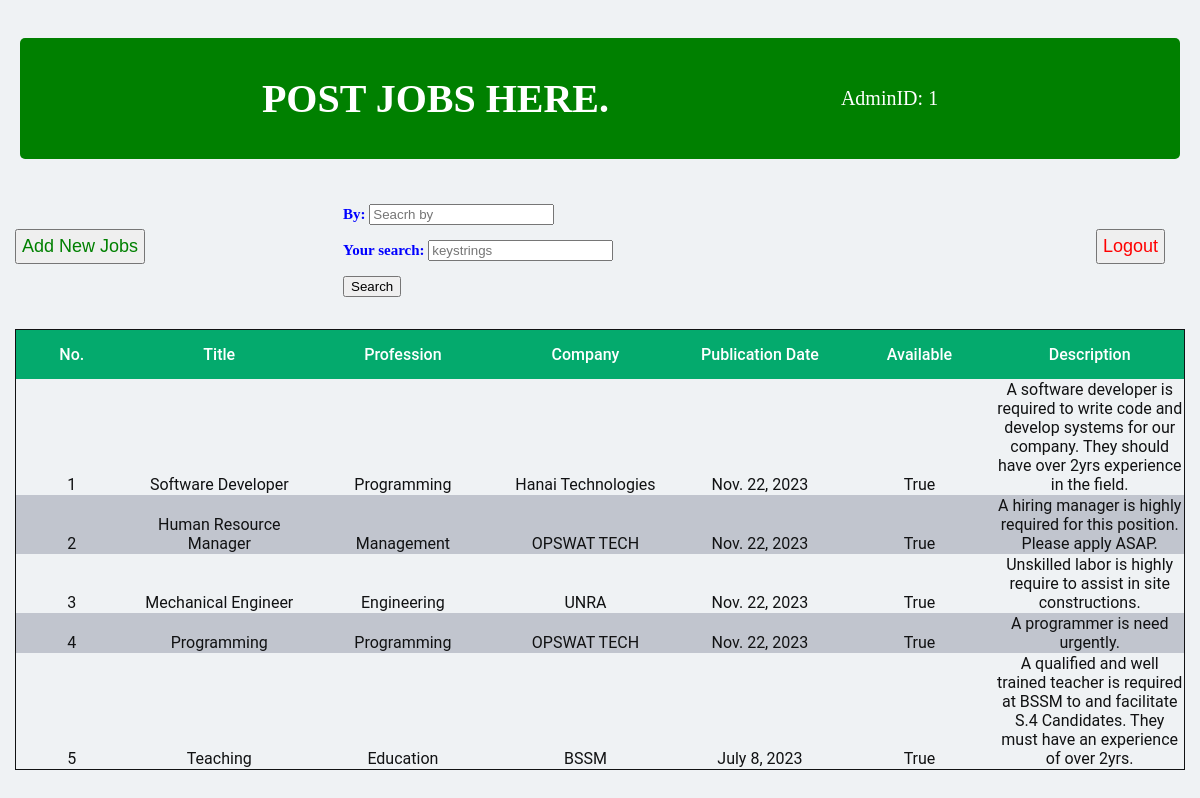
The page /employer_app/1/ on the database its author committed.
### homeapp/models.py (models this page shows, shortened)
class Jobs(models.Model):
    job_id               = models.AutoField( primary_key= True )
    job_title       = models.CharField( max_length= 200 )
    job_publication_date = models.DateField('publication date')
    job_subject_area     = models.CharField( max_length= 200)
    company   = models.CharField( max_length= 200 )
    job_description = models.TextField(max_length=2000)
    job_availability     = models.BooleanField( default=False )

### employer_app/views.py (the view, shortened to what this page needs)
# urls.py: path("<int:admin_id>/",find_job_view, name = "find book url"),
def find_job_view( request, admin_id ):
    query_set = Jobs.objects.all()
    form  = Search_form()
    context = {
        'form'    : form,
        'query_set' : query_set,
        "user": admin_id,
        "app" : "employer_app"
    }
    return HttpResponse( render( request, "searchEmployer.html" , context ))

### homeapp/forms.py (shortened to what this page needs)
class Search_form( Form ):
    by = forms.CharField(
        max_length = 50,
        required = True,
        widget= forms.TextInput(
            attrs= {
                "placeholder":"Seacrh by",
                "name"       :"By",
                "choice"     :choice
                }
            )
        )
    your_search = forms.CharField(
        required=True,
        widget=forms.TextInput(
            attrs={
                "placeholder":"keystrings"
                    }
                )
        )

### homeapp/templates/searchEmployer.html (shortened to what this page needs)
<html>
    <head>
        {% load static %}
    </head>
    <body>
        <div class="container1" >
            <div class="header">
                <div><h1>POST JOBS HERE.</h1></div>
                <div class="user"> AdminID: {{user}}</div>
            </div>
            <div class="form0">
                <button ><a href = "add_job/"><font color = "green" size = "4" >Add New Jobs</font></a></center></button>
                <div class="form">
                    <form action = "." method = "POST">
                        {{ form.as_p }}
                        <input type = "submit" value ="Search">
                </div>
                <button><a href = "{% url 'home_url' %}"><font color = "red" size = "4" >Logout</font></a><br></button>
            </div>
            <div class="table">
                <table>
                    <tr>
                        <th>No.</th>
                        <th>Title</th>
                        <th>Profession</th>
                        <th>Company</th>
                        <th>Publication Date</th>
                        <th>Available</th>
                        <th>Description</th>
                    <tr>
                    {% for job in query_set %}
                        <tr>
                        <td>{{ job.job_id }}</td>
                        <td>{{ job.job_title }}</td>
                        <td>{{ job.job_subject_area }}</td>
                        <td>{{ job.company }}</td>
                        <td>{{ job.job_publication_date }}</td>
                        <td>{{ job.job_availability }}</td>
                        <td>{{ job.job_description }}</td>
                        </tr>
                    {% endfor %}
                </table>
            </div>
            <div class="butt">
            </div>
        </div>
    </body>
</html>

### rows shown on the page
Jobs: job_id "1", job_title "Software Developer", job_subject_area "Programming", company "Hanai Technologies", job_publication_date "Nov. 22, 2023", job_availability "True", job_description "A software developer is required to write code and develop systems for our company. They should have over 2yrs experience in the field."
Jobs: job_id "2", job_title "Human Resource Manager", job_subject_area "Management", company "OPSWAT TECH", job_publication_date "Nov. 22, 2023", job_availability "True", job_description "A hiring manager is highly required for this position. Please apply ASAP."
Jobs: job_id "3", job_title "Mechanical Engineer", job_subject_area "Engineering", company "UNRA", job_publication_date "Nov. 22, 2023", job_availability "True", job_description "Unskilled labor is highly require to assist in site constructions."
Jobs: job_id "4", job_title "Programming", job_subject_area "Programming", company "OPSWAT TECH", job_publication_date "Nov. 22, 2023", job_availability "True", job_description "A programmer is need urgently."
Jobs: job_id "5", job_title "Teaching", job_subject_area "Education", company "BSSM", job_publication_date "July 8, 2023", job_availability "True", job_description "A qualified and well trained teacher is required at BSSM to and facilitate S.4 Candidates. They must have an experience of over 2yrs."

### other values the page prints
{{ user }} "1"
